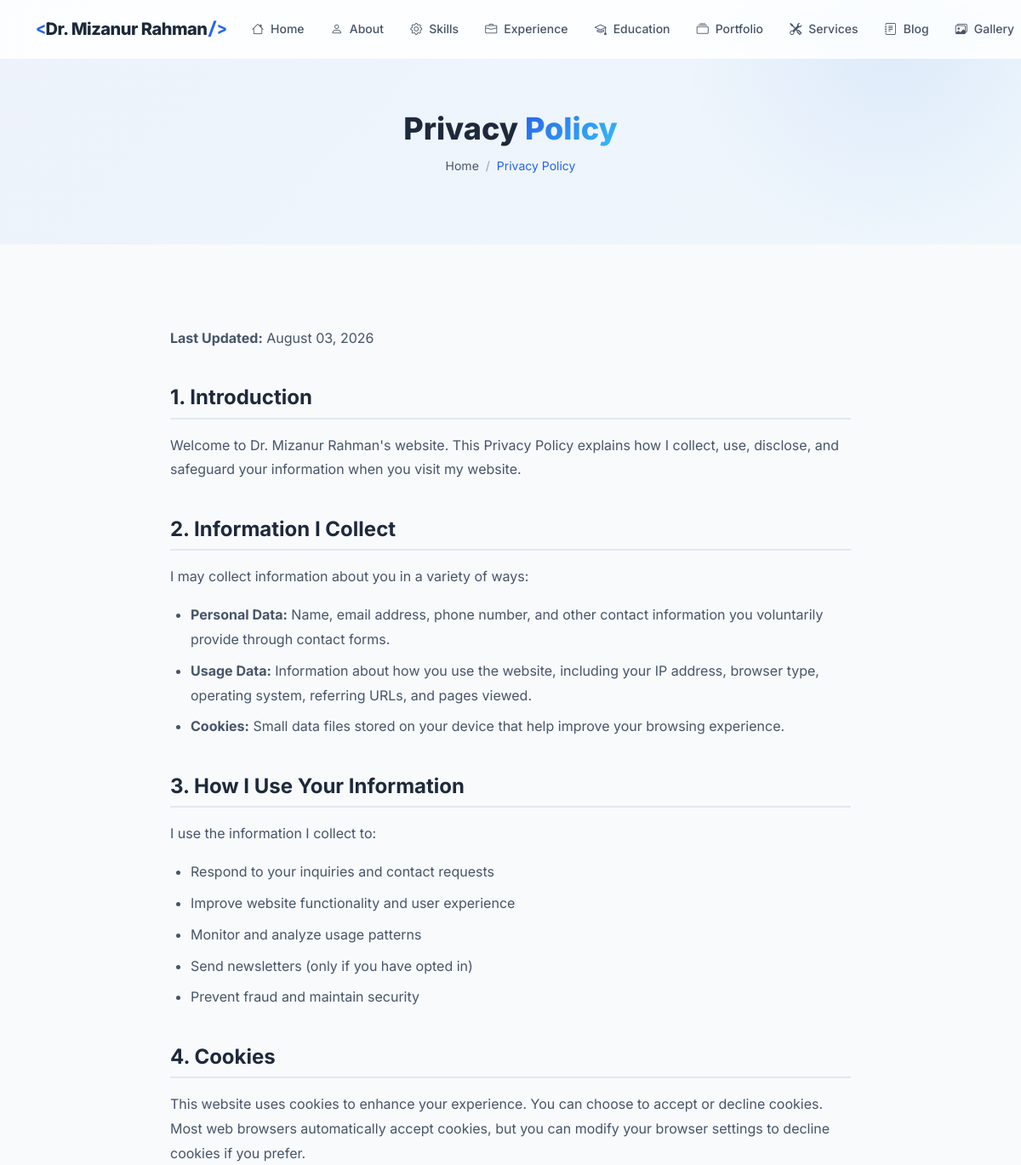
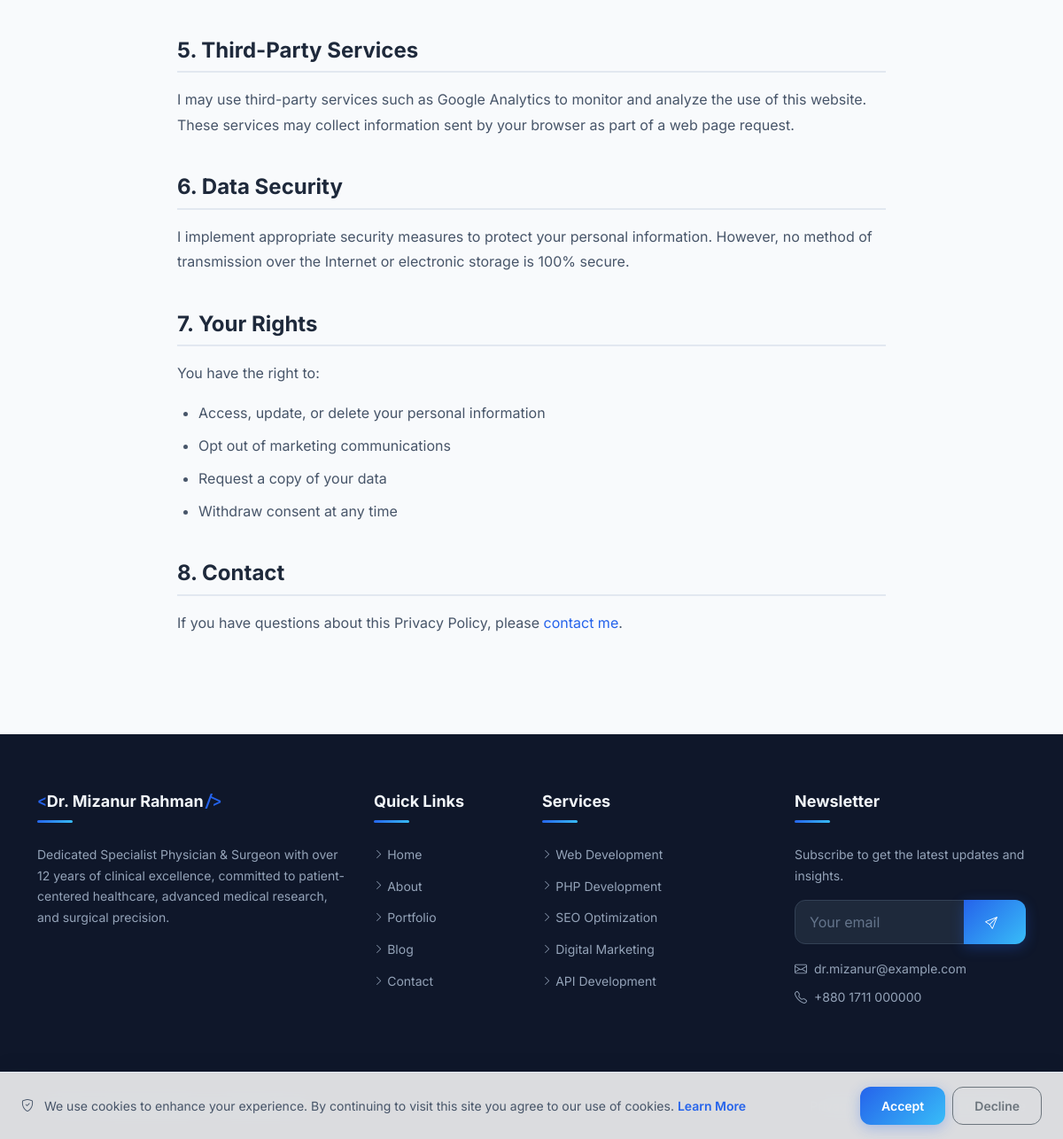
The page /privacy on the database its author committed (2 pictures, top to bottom).
### tables this page shows
CREATE TABLE IF NOT EXISTS `profile` (
    `id` INT UNSIGNED AUTO_INCREMENT PRIMARY KEY,
    `user_id` INT UNSIGNED NOT NULL,
    `full_name` VARCHAR(150) NOT NULL,
    `profession` VARCHAR(255) DEFAULT NULL,
    `photo` VARCHAR(255) DEFAULT NULL,
    `bio_short` TEXT DEFAULT NULL,
    `bio_full` LONGTEXT DEFAULT NULL,
    `birthday` DATE DEFAULT NULL,
    `nationality` VARCHAR(100) DEFAULT NULL,
    `location` VARCHAR(255) DEFAULT NULL,
    `languages` VARCHAR(500) DEFAULT NULL,
    `email` VARCHAR(255) DEFAULT NULL,
    `phone` VARCHAR(50) DEFAULT NULL,
    `website` VARCHAR(255) DEFAULT NULL,
    `mission` TEXT DEFAULT NULL,
    `vision` TEXT DEFAULT NULL,
    `goals` TEXT DEFAULT NULL,
    `typing_texts` TEXT DEFAULT NULL COMMENT 'JSON array of typing animation texts',
    `stats_experience_years` INT UNSIGNED DEFAULT 0,
    `stats_projects` INT UNSIGNED DEFAULT 0,
    `stats_clients` INT UNSIGNED DEFAULT 0,
    `stats_awards` INT UNSIGNED DEFAULT 0,
    `created_at` DATETIME DEFAULT CURRENT_TIMESTAMP,
    `updated_at` DATETIME DEFAULT CURRENT_TIMESTAMP ON UPDATE CURRENT_TIMESTAMP,
    FOREIGN KEY (`user_id`) REFERENCES `users`(`id`) ON DELETE CASCADE,
    INDEX `idx_user` (`user_id`)
);

### pages/privacy.php (the view, shortened to what the rows shown need)
<?php
$siteName = $profile['full_name'] ?? SITE_NAME;
?>
<section class="page-header">
    <div class="container">
        <h1 class="page-title" data-aos="fade-up">Privacy <span class="gradient-text">Policy</span></h1>
    </div>
</section>
<section class="section">
    <div class="container">
        <div class="legal-content" data-aos="fade-up">
            <p><strong>Last Updated:</strong> <?php echo date('F d, Y'); ?></p>
            <h2>1. Introduction</h2>
            <p>Welcome to <?php echo e($siteName); ?>'s website. This Privacy Policy explains how I collect, use, disclose, and safeguard your information when you visit my website.</p>
            <h2>2. Information I Collect</h2>
            <p>I may collect information about you in a variety of ways:</p>
            <ul>
                <li><strong>Personal Data:</strong> Name, email address, phone number, and other contact information you voluntarily provide through contact forms.</li>
                <li><strong>Usage Data:</strong> Information about how you use the website, including your IP address, browser type, operating system, referring URLs, and pages viewed.</li>
                <li><strong>Cookies:</strong> Small data files stored on your device that help improve your browsing experience.</li>
            </ul>
            <h2>3. How I Use Your Information</h2>
            <p>I use the information I collect to:</p>
            <ul>
                <li>Respond to your inquiries and contact requests</li>
                <li>Improve website functionality and user experience</li>
                <li>Monitor and analyze usage patterns</li>
                <li>Send newsletters (only if you have opted in)</li>
                <li>Prevent fraud and maintain security</li>
            </ul>
            <h2>4. Cookies</h2>
            <p>This website uses cookies to enhance your experience. You can choose to accept or decline cookies. Most web browsers automatically accept cookies, but you can modify your browser settings to decline cookies if you prefer.</p>
            <h2>5. Third-Party Services</h2>
            <p>I may use third-party services such as Google Analytics to monitor and analyze the use of this website. These services may collect information sent by your browser as part of a web page request.</p>
            <h2>6. Data Security</h2>
            <p>I implement appropriate security measures to protect your personal information. However, no method of transmission over the Internet or electronic storage is 100% secure.</p>
            <h2>7. Your Rights</h2>
            <p>You have the right to:</p>
            <ul>
                <li>Access, update, or delete your personal information</li>
                <li>Opt out of marketing communications</li>
                <li>Request a copy of your data</li>
                <li>Withdraw consent at any time</li>
            </ul>
            <h2>8. Contact</h2>
            <p>If you have questions about this Privacy Policy, please <a href="<?php echo url('contact'); ?>">contact me</a>.</p>
        </div>
    </div>
</section>

### templates/header.php (shortened to what the rows shown need)
<?php
$profile = [];
try {
    $profile = $db->fetch("SELECT * FROM profile LIMIT 1") ?? [];
} catch (Exception $e) {
    $profile = [];
}
?>
<!DOCTYPE html>
<html lang="en" data-theme="light">
<head>
    <link rel="stylesheet" href="https://cdn.jsdelivr.net/npm/bootstrap@5.3.3/dist/css/bootstrap.min.css">
    <link rel="stylesheet" href="https://cdn.jsdelivr.net/npm/bootstrap-icons@1.11.3/font/bootstrap-icons.min.css">
    <link rel="stylesheet" href="https://unpkg.com/aos@2.3.1/dist/aos.css">
    <link rel="stylesheet" href="<?php echo asset('css/style.css'); ?>">
</head>
<body>
    <nav class="navbar navbar-expand-lg fixed-top glass-nav" id="mainNav">
        <div class="container">
            <a class="navbar-brand brand-logo" href="<?php echo url('home'); ?>">
                <?php if (!empty(getSetting('site_logo'))): ?>
                    <img src="<?php echo e(uploadUrl(getSetting('site_logo'))); ?>" alt="<?php echo e(SITE_NAME); ?>" height="40">
                <?php else: ?>
                    <span class="brand-text">
                        <span class="brand-accent">&lt;</span><?php echo e($profile['full_name'] ?? 'JD'); ?><span class="brand-accent">/&gt;</span>
                    </span>
                <?php endif; ?>
            </a>
        </div>
    </nav>
    <main id="main-content">

### templates/footer.php (shortened to what the rows shown need)
    </main>
    <footer class="site-footer">
        <div class="footer-top">
            <div class="container">
                <div class="row g-4">
                    <div class="col-lg-4 col-md-6">
                        <div class="footer-widget">
                            <h5 class="footer-title">
                                <span class="brand-accent">&lt;</span><?php echo e($profile['full_name'] ?? SITE_NAME); ?><span class="brand-accent">/&gt;</span>
                            </h5>
                            <p class="footer-desc">
                                <?php echo e(truncate($profile['bio_short'] ?? SITE_DESCRIPTION, 200)); ?>
                            </p>
                        </div>
                    </div>
                    <div class="col-lg-3 col-md-6">
                        <div class="footer-widget">
                            <div class="footer-contact-info mt-3">
                                <?php if (!empty(getSetting('contact_email'))): ?>
                                <p><i class="bi bi-envelope me-2"></i><?php echo e(getSetting('contact_email')); ?></p>
                                <?php endif; ?>
                                <?php if (!empty(getSetting('contact_phone'))): ?>
                                <p><i class="bi bi-telephone me-2"></i><?php echo e(getSetting('contact_phone')); ?></p>
                                <?php endif; ?>
                            </div>
                        </div>
                    </div>
                </div>
            </div>
        </div>
        <div class="footer-bottom">
            <div class="container">
                <div class="row align-items-center">
                    <div class="col-md-6 text-center text-md-start">
                        <p class="mb-0"><?php echo e(getSetting('footer_text', '© ' . date('Y') . ' ' . ($profile['full_name'] ?? SITE_NAME) . '. All rights reserved.')); ?></p>
                    </div>
                </div>
            </div>
        </div>
    </footer>
</body>
</html>

### rows shown on the page
profile: full_name "Dr. Mizanur Rahman", bio_short "Dedicated Specialist Physician & Surgeon with over 12 years of clinical excellence, committed to patient-centered healthcare, advanced medical research, and surgical precision.", email "dr.mizanur@example.com", phone "+880 1711 000000"

### other values the page prints
$item['label'] "Home"
$item['label'] "About"
$item['label'] "Skills"
$item['label'] "Experience"
$item['label'] "Education"
$item['label'] "Portfolio"
$item['label'] "Services"
$item['label'] "Blog"
$item['label'] "Gallery"
